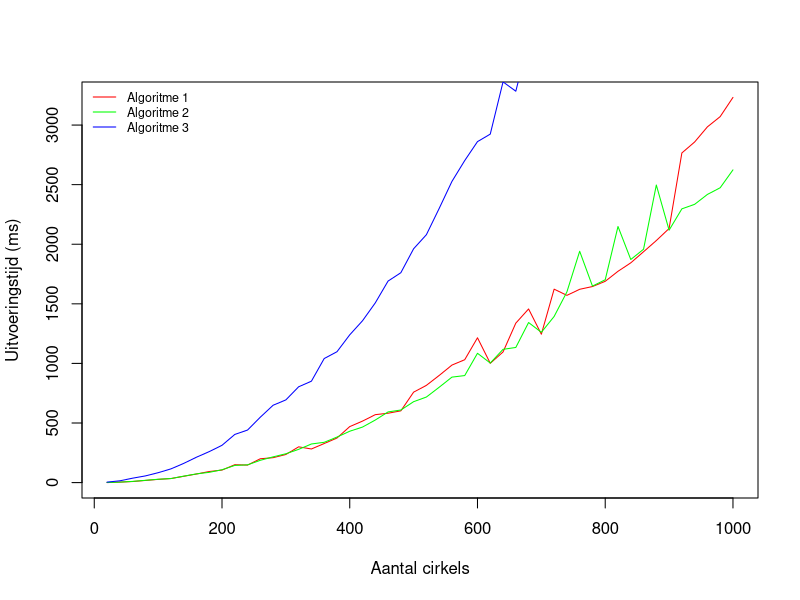
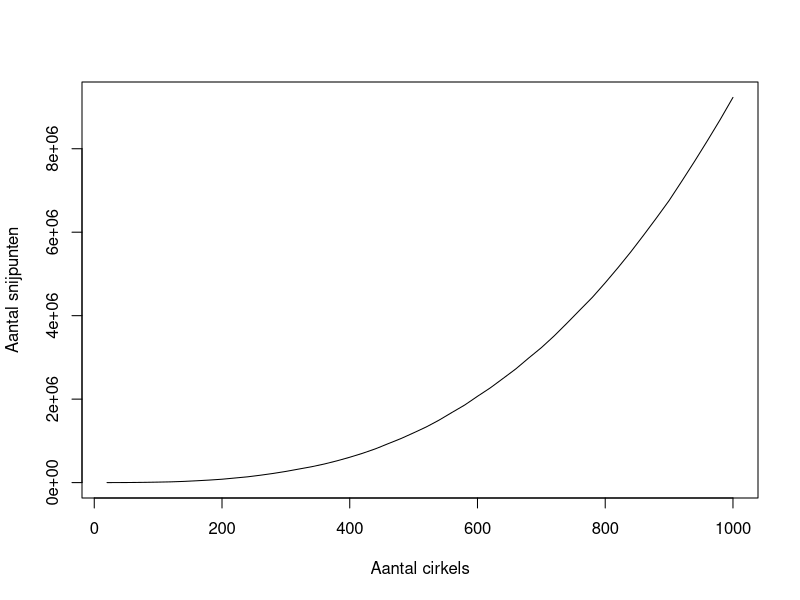

These figures' R source, in order:
algo1 = read.table("times1.txt")
algo2 = read.table("times2.txt")
algo3 = read.table("times3.txt")

ni1 = read.table("numberOfIntersections1.txt")
ni2 = read.table("numberOfIntersections2.txt")
ni3 = read.table("numberOfIntersections3.txt")

x = seq(20, length(algo1$V1) * 20, 20)


plot(x, algo1$V1, type="n", ylab="Uitvoeringstijd (ms)", xlab="Aantal cirkels")
colors <- rainbow(3)

lines(x, algo1$V1, col=colors[1]) 
lines(x, algo2$V1, col=colors[2])
lines(x, algo3$V1, col=colors[3])

legend('topleft', c('Algoritme 1', 'Algoritme 2', 'Algoritme 3') , lty=1, col=colors, bty='n', cex=.75)

plot(x, ni1$V1, type="l", ylab="Aantal snijpunten", xlab="Aantal cirkels")

